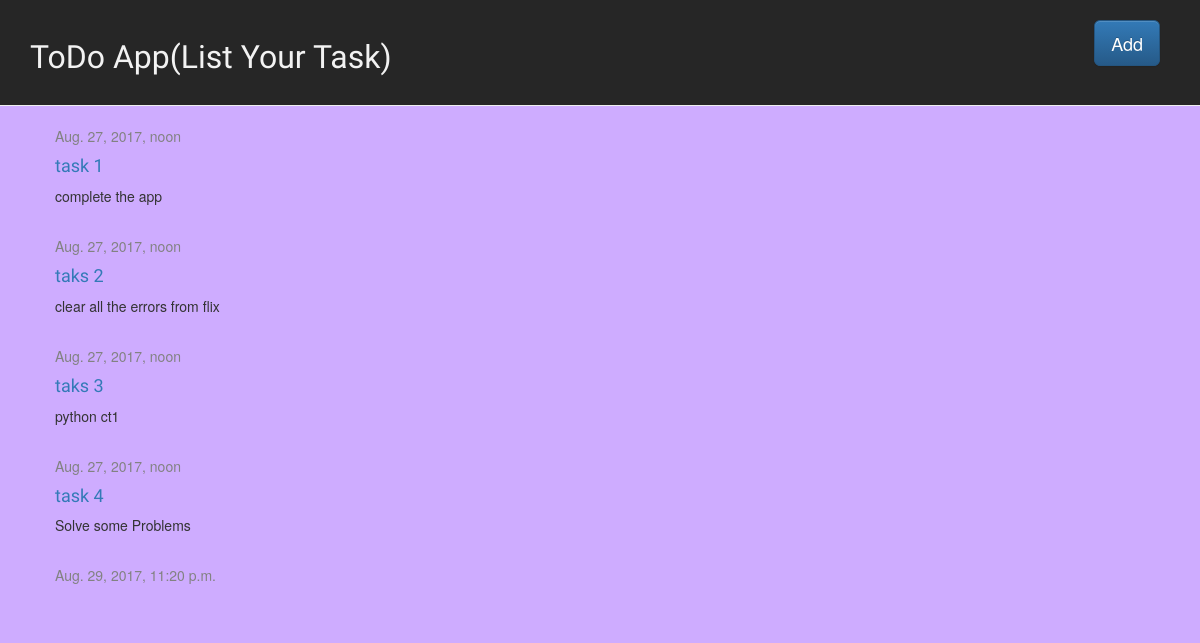
The app's page /, older data.
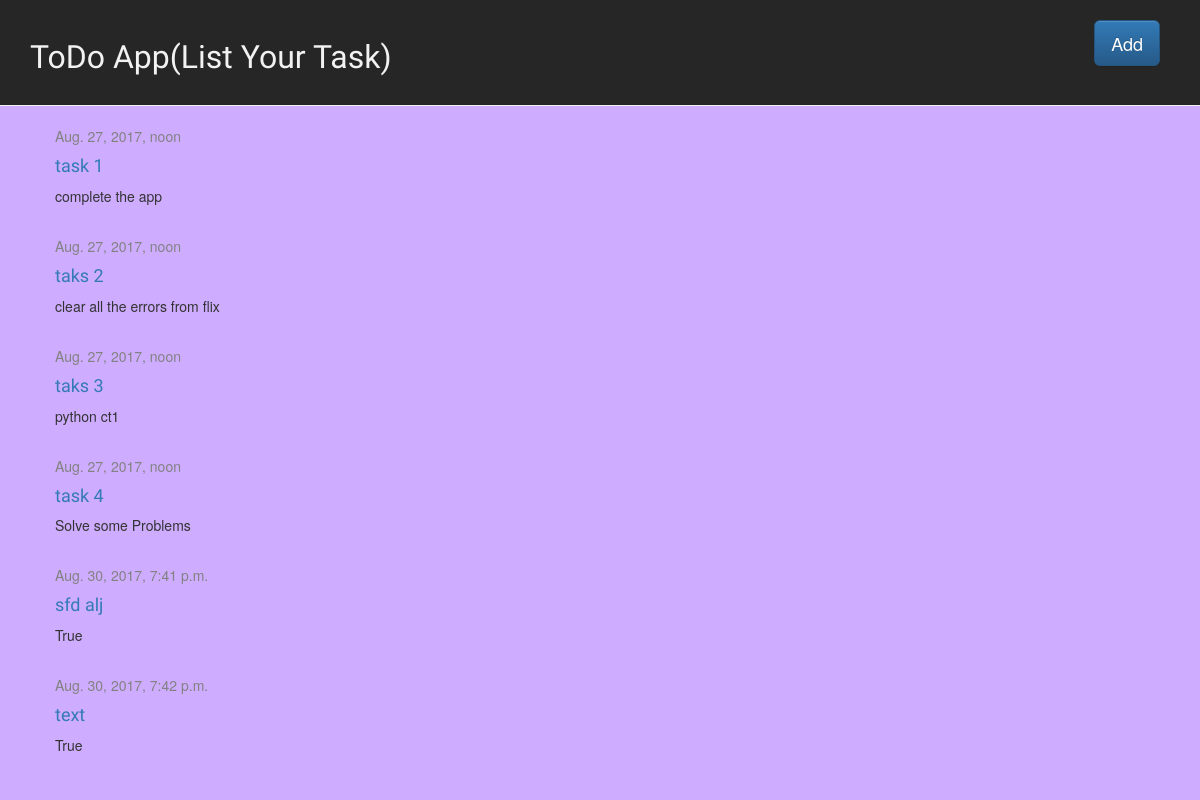
The same page, newer data.
### todos/models.py (models this page shows, shortened)
class Todo(models.Model):
    title = models.CharField(max_length=200)
    text = models.TextField()
    date_created = models.DateTimeField(default=timezone.now)

### todos/views.py (the view)
# urls.py: url(r'^$', views.task, name='task'),
def task(request):
    todos = Todo.objects.all()[:]
    context = {
        'todos': todos
    }
    return render(request, 'index.html', context)

### todos/templates/index.html
{% extends 'base.html' %}
{% block content %}
    {% for todo in todos %}
        <div class="post">
            <div class="date">
                {{ todo.date_created }}
            </div>
            <h4><a href="/todos/details/{{todo.id}}">{{ todo.title }}</a></h4>
            <p>{{ todo.text|linebreaksbr }}</p>
        </div>
    {% endfor %}
{% endblock %}

### todos/templates/base.html (shortened to what this page needs)
{% load staticfiles %}
<html>
    <head>
        <link rel="stylesheet" href="//maxcdn.bootstrapcdn.com/bootstrap/3.2.0/css/bootstrap.min.css">
        <link rel="stylesheet" href="//maxcdn.bootstrapcdn.com/bootstrap/3.2.0/css/bootstrap-theme.min.css">
        <link rel="stylesheet" href="{% static 'css/style.css' %}">
    </head>
<body class="body">
    <div class="page-header">
        <a href="{% url 'add' %}" class="top-menu"><span type="button" class="btn btn-primary btn-lg">Add</span></a>
        <h1><a href="/">ToDo App(List Your Task)</a></h1>
    </div>
    <div class="content container">
        <div class="row">
            <div class="col-md-8">
            {% block content %}
            {% endblock %}
            </div>
        </div>
    </div>
</body>
</html>

### todos/static/css/style.css (style rules this page uses)
.page-header { background-color: #262626; margin-top: 0; padding: 20px 20px 20px 30px; }
.page-header h1, .page-header h1 a, .page-header h1 a:visited, .page-header h1 a:active { color: #f2f2f2; font-size: 24pt; text-decoration: none; }
.body { background-color:#ceacff; }
.content { margin-left: 40px; }
h1, h2, h3, h4 { font-family: 'Lobster', cursive; }
.date { color: #828282; }
.top-menu, .top-menu:hover, .top-menu:visited { color: #ffffff; float: right; font-size: 26pt; margin-right: 20px; }
.post { margin-bottom: 30px; }

Row changes from the older to the newer data that the page shows:
removed Todo: date_created "Aug. 29, 2017, 11:20 p.m."
added Todo: date_created "Aug. 30, 2017, 7:41 p.m.", title "sfd alj", text "True"
added Todo: date_created "Aug. 30, 2017, 7:42 p.m.", title "text", text "True"
